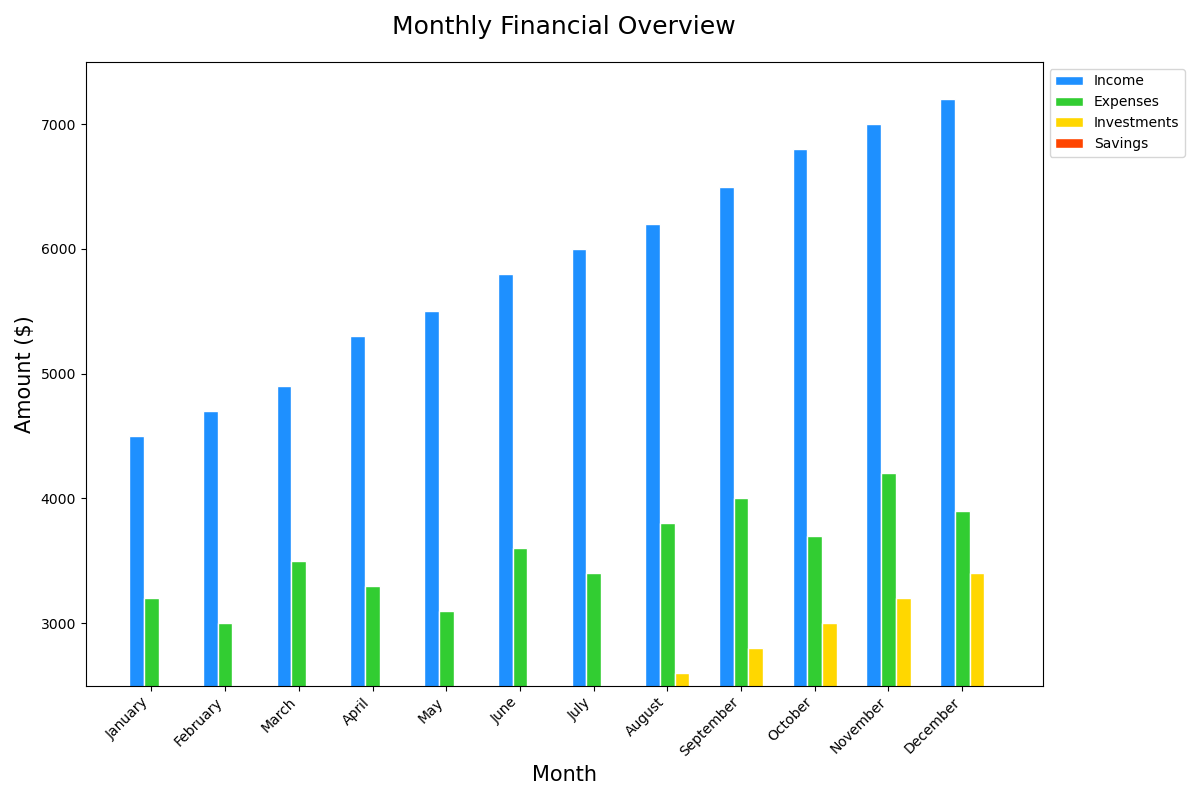

Write Python code to recreate this figure.

import matplotlib.pyplot as plt
import pandas as pd

data = {
    "Month": ["January", "February", "March", "April", "May", "June", "July", "August", "September", "October", "November", "December"],
    "Income": [4500, 4700, 4900, 5300, 5500, 5800, 6000, 6200, 6500, 6800, 7000, 7200],
    "Expenses": [3200, 3000, 3500, 3300, 3100, 3600, 3400, 3800, 4000, 3700, 4200, 3900],
    "Investments": [1200, 1400, 1600, 1800, 2000, 2200, 2400, 2600, 2800, 3000, 3200, 3400],
    "Savings": [600, 700, 800, 900, 1000, 1100, 1200, 1300, 1400, 1500, 1600, 1700]
}

df = pd.DataFrame(data)

fig, ax = plt.subplots(figsize=(12, 8))

bar_width = 0.2

indices = df.index
r1 = range(len(indices))
r2 = [x + bar_width for x in r1]
r3 = [x + bar_width for x in r2]
r4 = [x + bar_width for x in r3]

ax.bar(r1, df['Income'], color='#1E90FF', edgecolor='white', width=bar_width, label='Income')
ax.bar(r2, df['Expenses'], color='#32CD32', edgecolor='white', width=bar_width, label='Expenses')
ax.bar(r3, df['Investments'], color='#FFD700', edgecolor='white', width=bar_width, label='Investments')
ax.bar(r4, df['Savings'], color='#FF4500', edgecolor='white', width=bar_width, label='Savings')

ax.set_ylabel('Amount ($)', fontsize=15)
ax.set_xlabel('Month', fontsize=15)
ax.set_title('Monthly Financial Overview', fontsize=18, pad=20)

ax.set_xticks([r + bar_width for r in range(len(r1))])
ax.set_xticklabels(df['Month'], rotation=45, ha='right')
ax.set_ylim(2500, 7500)

ax.legend(loc='upper left', bbox_to_anchor=(1, 1))
plt.tight_layout()
plt.show()
